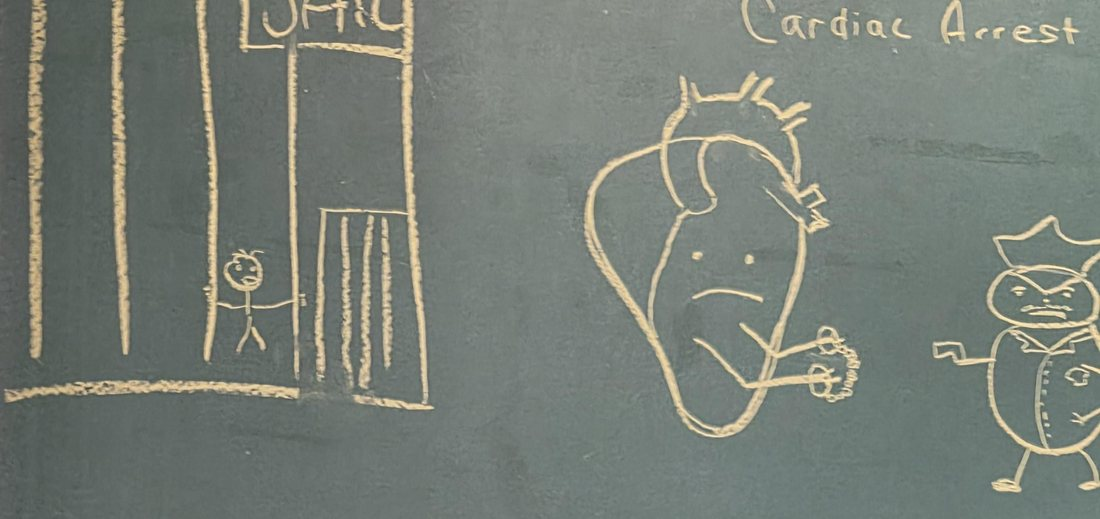
#> input picture class-chalkboard-code/img/drawings.jpg, 1100 x 519 px
$ python ocr_prep.py ../../../class-chalkboard-code/img/drawings.jpg ../../../class-chalkboard-code/img/text-block.jpg
#> lines starting #> are read from the running program, lines starting #| are printed output that depends on the picture; after the words box and inside, x2 and y2 are one past the last pixel; in counts of white or black regions, pixels touching at a corner belong together
import cv2, sys, numpy as np
src, dst = sys.argv[1], sys.argv[2]
im = cv2.imread(src, cv2.IMREAD_GRAYSCALE)
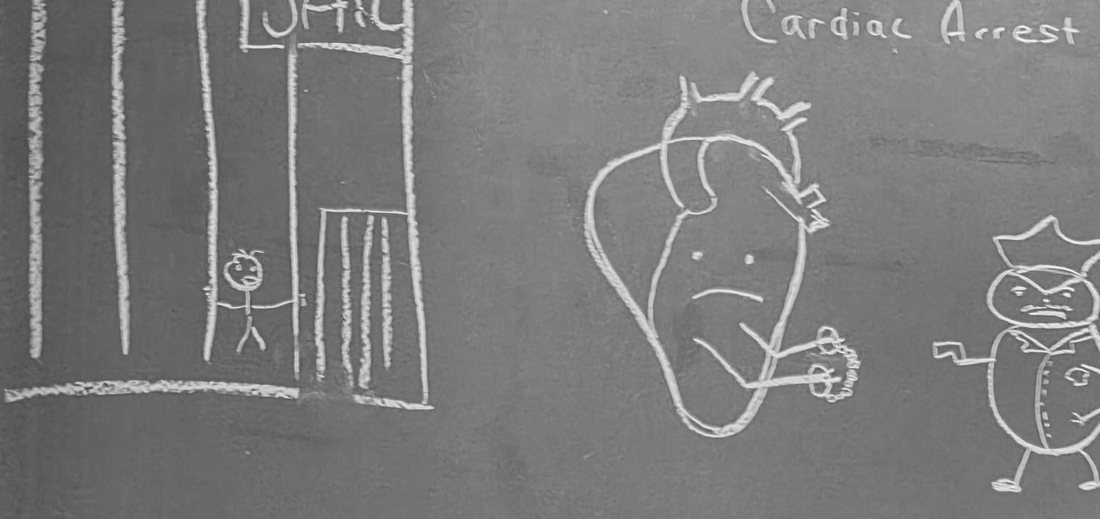
#> im: shape (519, 1100); min 61, max 254, mean 123.7
im = cv2.resize(im, None, fx=3, fy=3, interpolation=cv2.INTER_CUBIC)
#> im: shape (1557, 3300)
bg = cv2.morphologyEx(im, cv2.MORPH_CLOSE, cv2.getStructuringElement(cv2.MORPH_ELLIPSE,(41,41)))
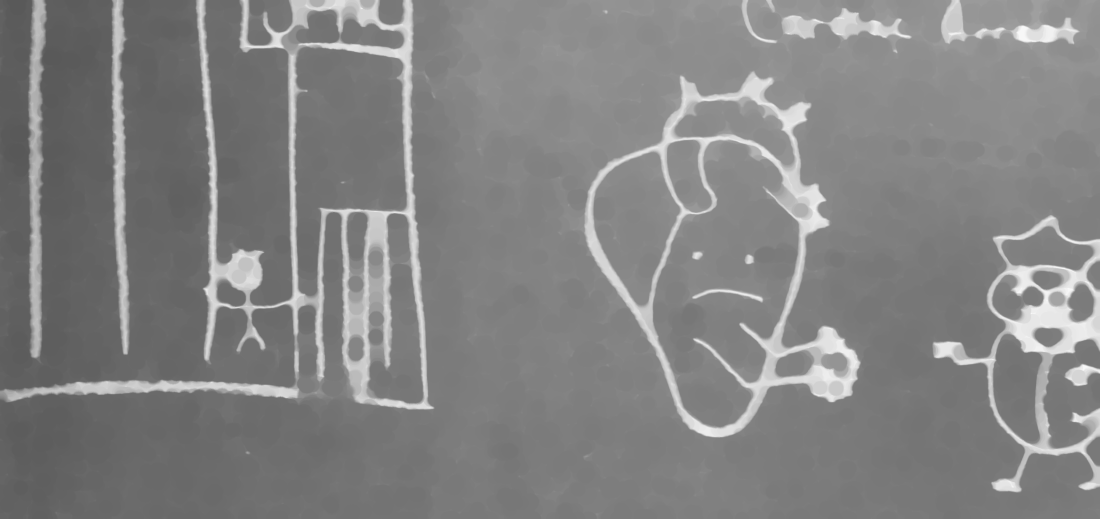
#> bg: shape (1557, 3300) (shown at 1/3 size); min 88, max 255, mean 130.6
norm = cv2.divide(im, bg, scale=255)
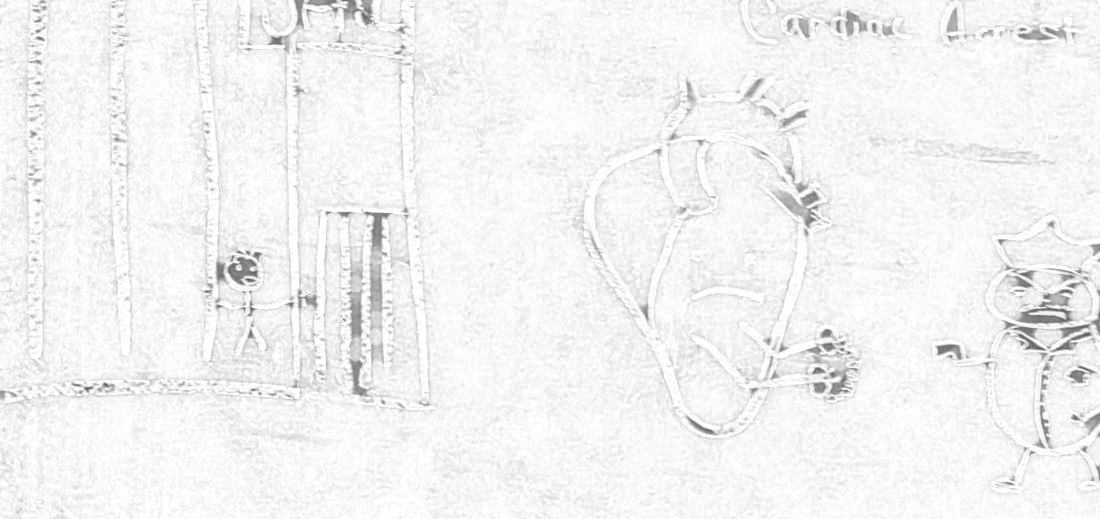
#> norm: shape (1557, 3300) (shown at 1/3 size); min 75, max 255, mean 242.6
norm = cv2.GaussianBlur(norm,(3,3),0)
_, th = cv2.threshold(norm, 0, 255, cv2.THRESH_BINARY+cv2.THRESH_OTSU)
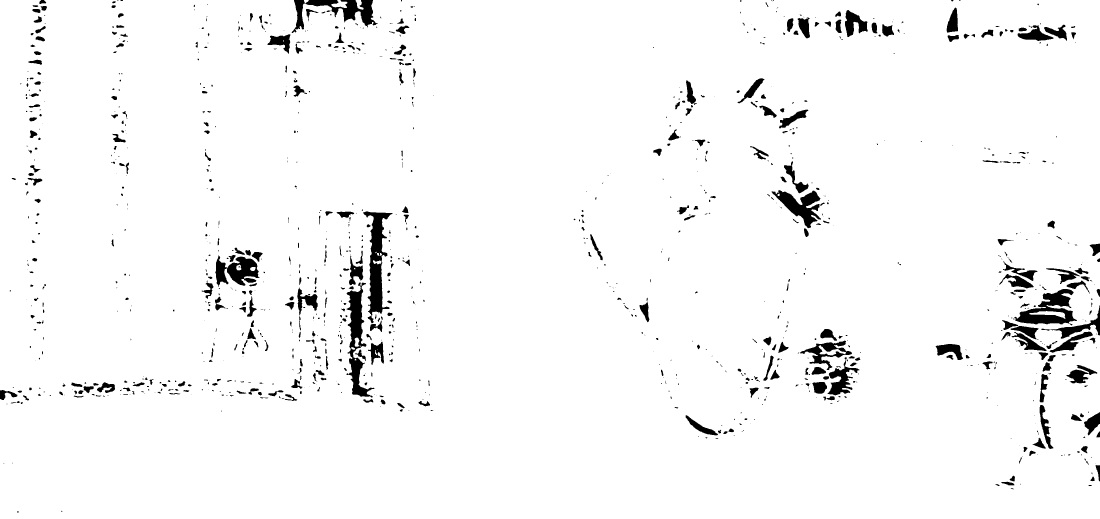
#> th: shape (1557, 3300) (shown at 1/3 size); 96.6% white; 1121 black regions (568 under 20 px), largest, box (x1, y1, x2, y2) and area: (1089, 634, 1179, 970) 11227, (1039, 847, 1123, 1193) 10035, (3043, 867, 3231, 976) 9365
cv2.imwrite(dst, th)
